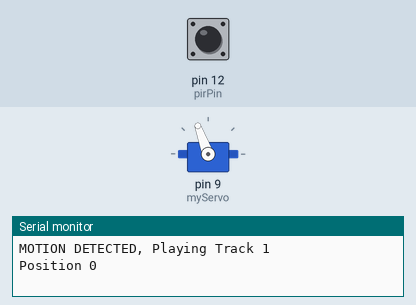
This sketch was run on a simulated Arduino Uno, built with avr-gcc and run on an emulated ATmega328P. Shown: servo, the last lines printed to the serial monitor. The test bench sets the inputs (shaded band); at power-on: pin 12 (pirPin) HIGH. The audio player accepts every command and is not drawn.

Above: at 9.9 s.
10.0 s: pin 12 (pirPin) pulsed HIGH 5 times (0.12 s each, 0.3 s apart)
At 14.4 s:
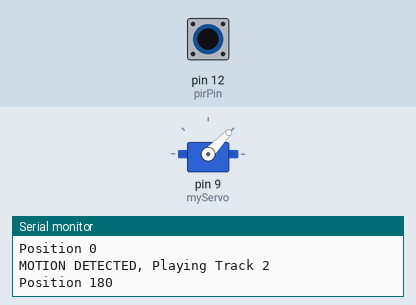
At 22.6 s:
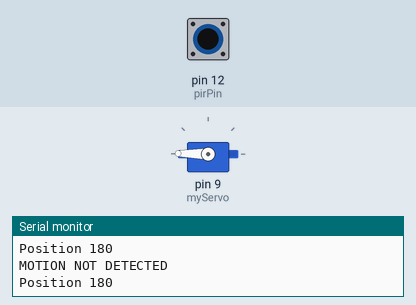
23.5 s: pin 12 (pirPin) pulsed HIGH 2 times (0.12 s each, 0.3 s apart)
At 24.35 s:
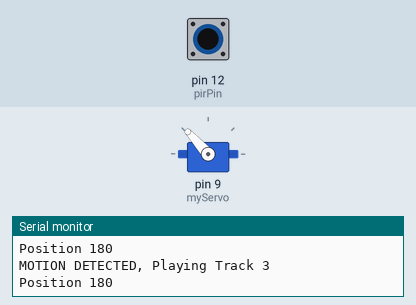
37.9 s: pin 12 (pirPin) driven HIGH
Timing chart, 0 to 46.9 s (numbered marks = the images above; inputs shaded):
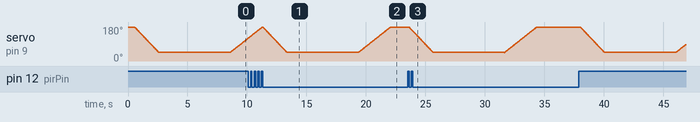

Measured:
- after the input at 10.0 s, servo on pin 9 (myServo): goes on until 22.0 s, then stays 179°

The sketch:

Skeleton_Main_with_Servo.ino
```cpp
#include <Servo.h>
#include <SoftwareSerial.h>      // Library Name
#include <DFRobotDFPlayerMini.h> // Library Name

int track = 1;
int rxPin = 2;
int txPin = 3;
int pirPin = 12;
int currentState = LOW;
int servoPin = 9;
int pos = 0;

Servo myServo;                // create Servo object to control a servo. Twelve Servo objects can be created on most boards
SoftwareSerial mySerial(2,3); // Set up and name a new SoftwareSerial object
DFRobotDFPlayerMini myPlayer; // Set up serial com with MP3 player

void setup() {
  pinMode (pirPin, INPUT);    // Checks for PIR motion
  pinMode (rxPin, INPUT);     // Virtual serial port -- SoftwareSerial library (Digital pin 2)
  pinMode (txPin, OUTPUT);
  Serial.begin(9600);         // Initialize onboard serial monitor to look at PIR readings
  mySerial.begin(9600);       // Sets the Baud rate) for SoftwareSerial serial ports
  myPlayer.begin(mySerial);   // Initialize DFPlayer
  myPlayer.volume(20);        // Set DFPlayer volume
  myServo.write(180);
  myServo.attach(9);          // attaches the servo on pin 9 to the Servo object
 }

void loop() {
currentState = digitalRead(12);

    if (currentState == LOW) {
     Serial.println("MOTION NOT DETECTED");
     Serial.print("Position ");
     Serial.println(pos);
    }

    else {
      if (currentState == HIGH) {
        Serial.print("MOTION DETECTED, Playing Track ");
        Serial.println(track);
        Serial.print("Position ");
        Serial.println(pos);
        myPlayer.play(track);
        track ++;
         if (track == 6) {
           track = 1;
         }
    }

    for (pos = 180; pos > 45; pos--) {
       myServo.write(pos);
       delay(15);
    }

 delay(6000);

    for (pos = 45; pos < 180; pos++) {
       myServo.write(pos);
       delay(20);
    }
  }
}
```
